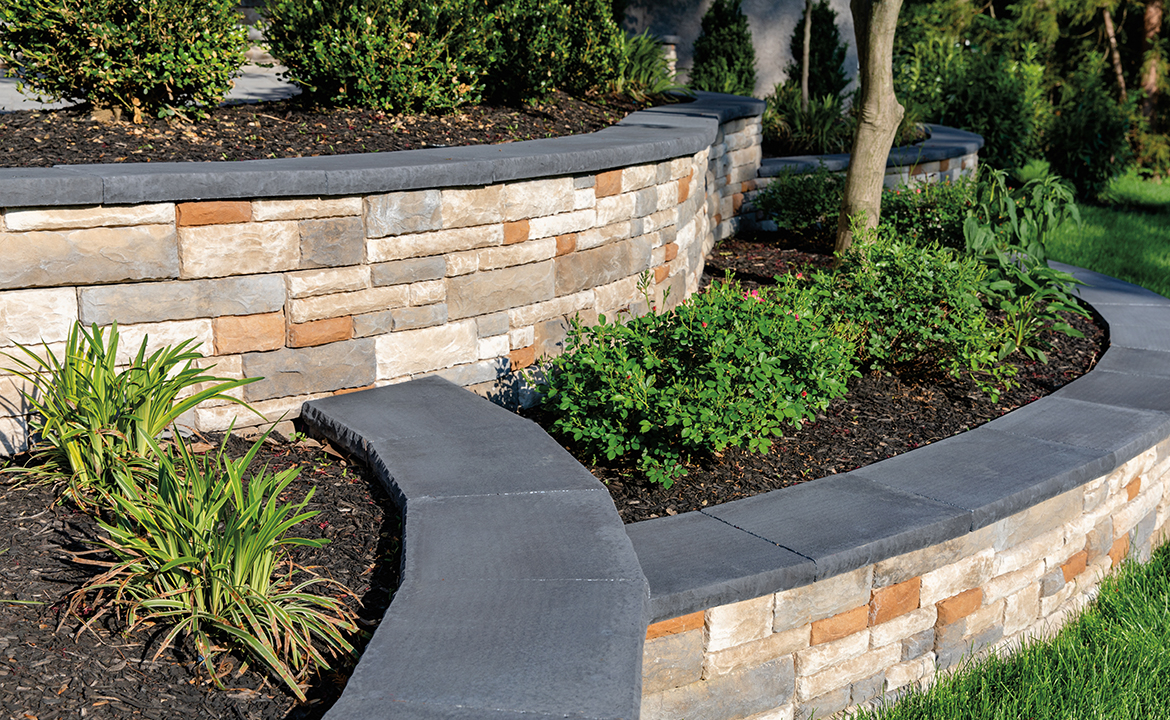
//> input picture computer-vision/auto-stitch2d/sample-data/L.jpg, 1170 x 720 px
$ ./affine ../../auto-stitch2d/sample-data/L.jpg ../../auto-stitch2d/sample-data/R.jpg   (built with g++ and OpenCV 4)
//> lines starting //> are read from the running program, lines starting //| are printed output that depends on the picture
#include <opencv2/core/core.hpp>
#include <opencv2/highgui/highgui.hpp>
#include <opencv2/imgproc/imgproc.hpp>
#include <opencv2/calib3d.hpp>

#include <iostream>

int main(int argc, char** argv){
    std::cout <<"... and miles to go before I sleep." << std::endl;
    std::cout <<"..................................." << std::endl;
    std::cout <<"Homography.........................\n\n" << std::endl;

    if (argc != 3){
        std::cout << "Please enter the path of two images to read!" << std::endl;
        return -1;
    }
    try
    {
        cv::Mat img1, img2;
        img1 = cv::imread(argv[1], cv::IMREAD_COLOR);
//> img1 is the input picture: 720 rows x 1170 cols, CV_8UC3; mean B, G, R 91.3, 111.7, 110.5
        if (!img1.data)
        {
            std::cout <<"Couldn't open image1" <<std::endl;
            return -1;
        }
        img2 = cv::imread(argv[2], cv::IMREAD_COLOR);
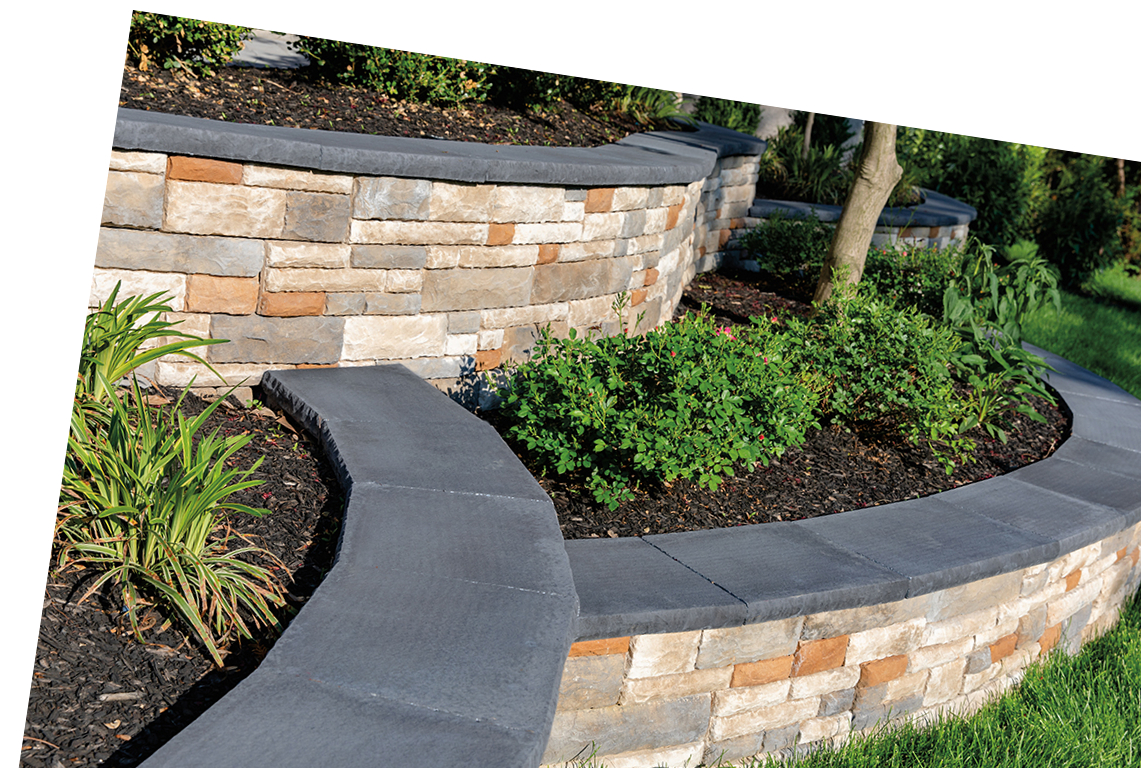
//> input picture computer-vision/auto-stitch2d/sample-data/R.jpg, 1141 x 768 px
//> img2 is the input picture: 768 rows x 1141 cols, CV_8UC3; mean B, G, R 123.6, 138.7, 137.5
        if (!img2.data)
        {
            std::cout <<"Couldn't open image" <<std::endl;
            return -1;
        }
        float data[6] = { 1, -0.4, 0.36, 0.27, 0.24, 0.1 };

        cv::Mat H(2, 3, CV_32F, data);
        cv::Mat img1_warp;
        cv::warpAffine(img1, img1_warp, H, img1.size());
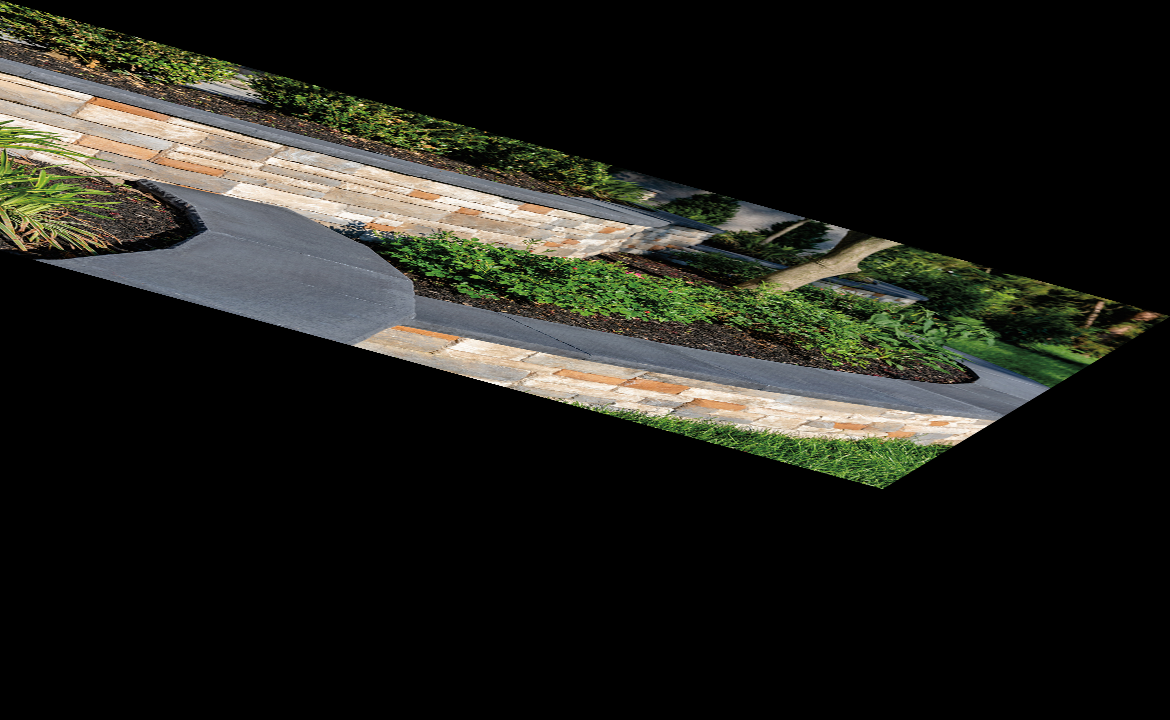
//> img1_warp: 720 rows x 1170 cols, CV_8UC3; mean B, G, R 28.1, 34, 33.4

        cv::imshow("warped", img1_warp);
        cv::waitKey(0);

        return 0;
//> (the program exits here)
